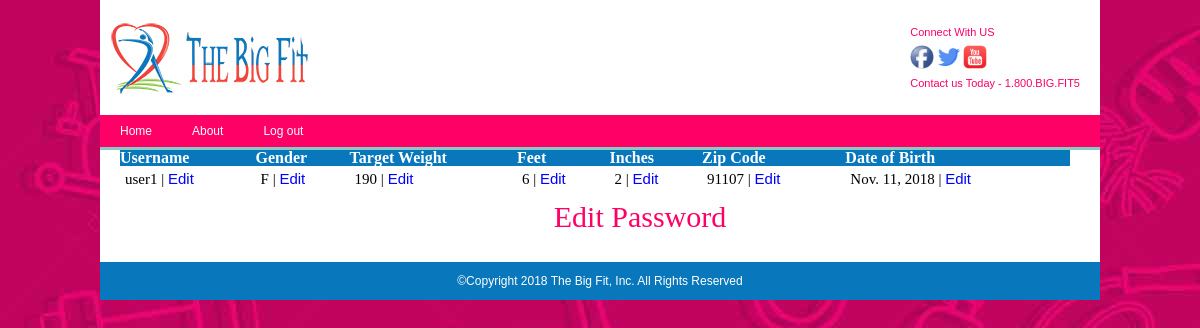
The page /viewprofile/ (signed in) on the database as committed earlier.
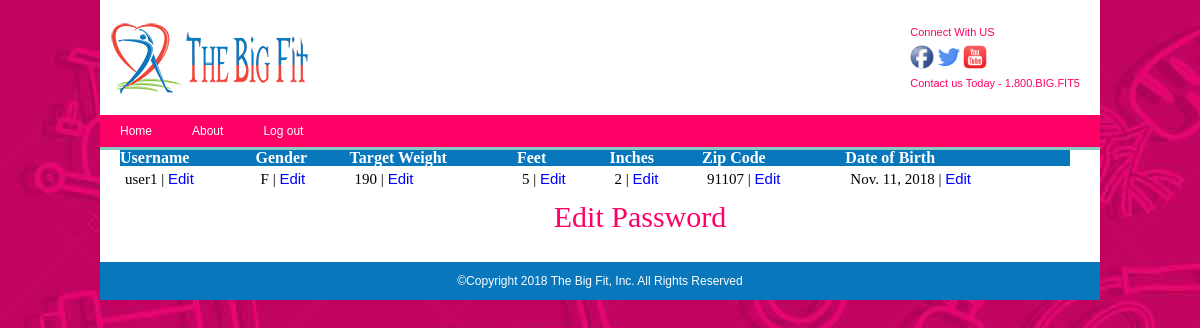
The same page on the database as committed later.
### Bigfit/models.py (models this page shows, shortened)
class User(AbstractUser):
    SEX_CHOICES = [('M', 'Male'), ('F', 'Female')]
    target_weight = models.PositiveSmallIntegerField(validators=[MaxValueValidator(999)], null=True)
    feet = models.PositiveSmallIntegerField(validators=[MaxValueValidator(9)], null=True)
    inches = models.PositiveSmallIntegerField(validators=[MaxValueValidator(11)], null=True)
    date_of_birth = models.DateField(null=True)
    gender = models.CharField(choices=SEX_CHOICES, max_length=1, null=True)
    zip_code = models.CharField(max_length=5, null=True)
    class Meta:
        ordering = ['last_name', 'first_name', 'id']

### Bigfit/views.py (the view)
# urls.py: path('viewprofile/', views.viewprofile),
def viewprofile(request):
    current_id = request.user.id
    profile_list = models.User.objects.filter(id=current_id)
    return render(request,'profile.html',{'uli':profile_list})

### templates/profile.html (shortened to what this page needs)
{% extends 'base.html' %}
{% block content %}
    <table border="1">
        <tr>
            <th>Username</th>
            <th>Gender</th>
            <th>Target Weight</th>
            <th>Feet</th>
            <th>Inches</th>
            <th>Zip Code</th>
            <th>Date of Birth</th>
        </tr>
            {% for item in uli %}
                <tr>
                    <td>
                        {{ item.username }}
                        |
                        <a href="/editusername">Edit</a>
                    </td>
                    <td>
                        {{ item.gender }}
                        |
                        <a href="/editgender">Edit</a>
                    </td>
                    <td>
                        {{ item.target_weight }}
                        |
                        <a href="/edittargetweight">Edit</a>
                    </td>
                    <td>
                        {{ item.feet }}
                        |
                        <a href="/editfeet">Edit</a>
                    </td>
                    <td>
                        {{ item.inches }}
                        |
                        <a href="/editinches">Edit</a>
                    </td>
                    <td>
                        {{ item.zip_code }}
                        |
                        <a href="/editzipcode">Edit</a>
                    </td>
                    <td>
                        {{ item.date_of_birth }}
                        |
                        <a href="/editdob">Edit</a>
                    </td>
                </tr>
            {% endfor %}
    </table>
    <ul>
        <li><a href="/editpassword/">Edit Password</a></li>
    </ul>
{% endblock %}

Rows that differ between the two databases and show on the page:
changed User "user1": feet "6" → "5"
